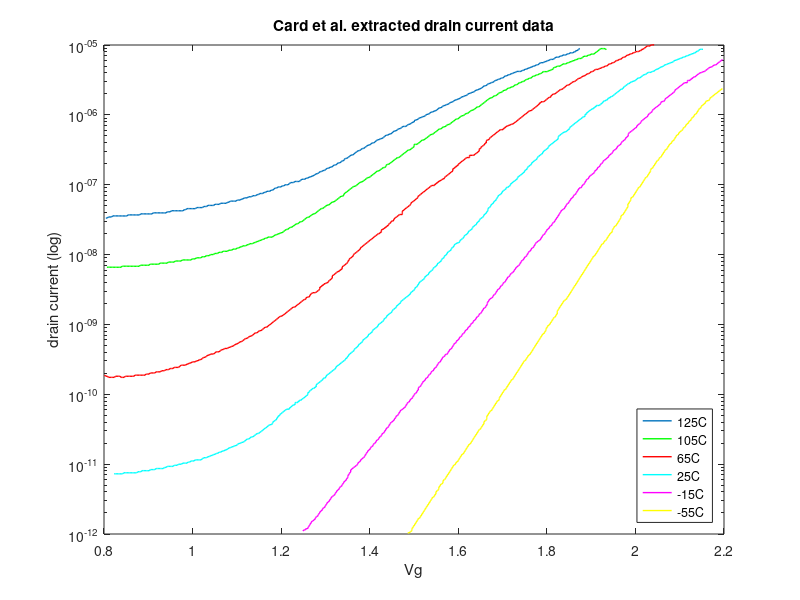
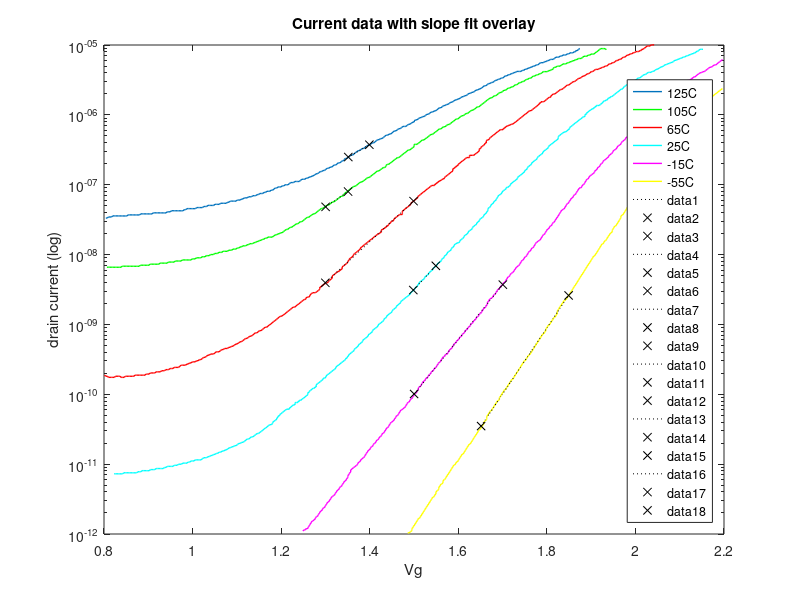
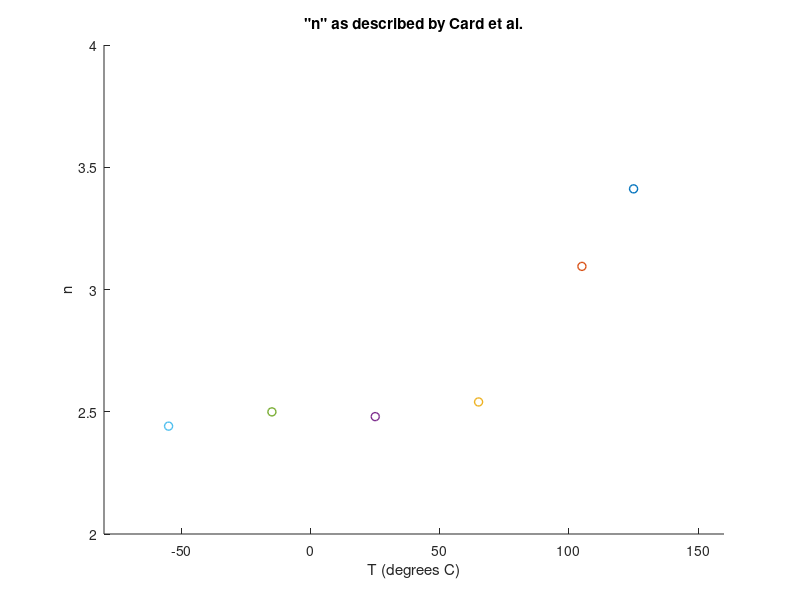
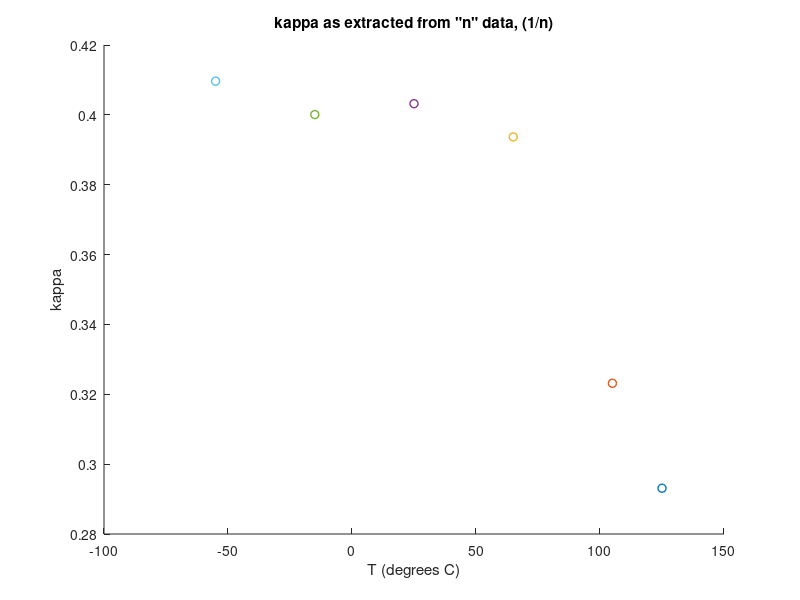

Reproduce these figures in MATLAB, in order.
function runme()

load card1979data.mat

figure
%plot the extracted data
semilogy(card(1).vgs,card(1).current)
hold on;
semilogy(card(2).vgs,card(2).current,'g')
semilogy(card(3).vgs,card(3).current,'r')
semilogy(card(4).vgs,card(4).current,'c')
semilogy(card(5).vgs,card(5).current,'m')
semilogy(card(6).vgs,card(6).current,'y')
hold off

ch = get(gca,'children'); 
ln = ch(strmatch('line',get(ch,'Type')));
set(ln,'Linewidth',1);
title('Card et al. extracted drain current data')
xlabel('Vg');
ylabel('drain current (log)');
legend('125C','105C','65C','25C','-15C','-55C','Location','SouthEast');
axis([0.8 2.2 1e-12 1e-5])
%return;

% hold on;
% %figure
% semilogy(card(1).vgs,smooth(card(1).current),'g')
% 
% semilogy(card(2).vgs,smooth(card(2).current),'g')
% semilogy(card(3).vgs,smooth(card(3).current),'g')
% semilogy(card(4).vgs,smooth(card(4).current),'g')
% semilogy(card(5).vgs,smooth(card(5).current),'g')
% semilogy(card(6).vgs,smooth(card(6).current),'g')
% hold off
% 
% ch = get(gca,'children'); 
% ln = ch(strmatch('line',get(ch,'Type')));
% set(ln,'Linewidth',1);


%these are teh bounds for each entry from Card to extract the slope
% bounds_vglow(1)=1.3;bounds_vghigh(1)=1.5;  %eyeball approximate subvt range.
% bounds_vglow(2)=1.3;bounds_vghigh(2)=1.5;
% bounds_vglow(3)=1.3;bounds_vghigh(3)=1.6;
% bounds_vglow(4)=1.4;bounds_vghigh(4)=1.8;
% bounds_vglow(5)=1.5;bounds_vghigh(5)=1.9;
% bounds_vglow(6)=1.6;bounds_vghigh(6)=2.0;

bounds_vglow(1)=1.35;bounds_vghigh(1)=1.4;  %eyeball approximate subvt range.
bounds_vglow(2)=1.30;bounds_vghigh(2)=1.35;
%bounds_vglow(3)=1.25;bounds_vghigh(3)=1.4;
bounds_vglow(3)=1.3;bounds_vghigh(3)=1.5;
bounds_vglow(4)=1.5;bounds_vghigh(4)=1.55;
%bounds_vglow(4)=1.35;bounds_vghigh(4)=1.55;
bounds_vglow(5)=1.5;bounds_vghigh(5)=1.7;
bounds_vglow(6)=1.65;bounds_vghigh(6)=1.85;


for i=1:length(card)
%i=6;
   
    %because the data is extracted, you only can get close to the number.
   tmp=abs(bounds_vglow(i)-card(i).vgs);
   [index1 index1] = min(tmp);
   processing(i).index_lower=index1;
   processing(i).vg_lower=card(i).vgs(index1);
   processing(i).current_lower=card(i).current(index1);
   
   tmp=abs(bounds_vghigh(i)-card(i).vgs);
   [index1 index1] = min(tmp);
   processing(i).index_upper=index1;
   processing(i).vg_higher=card(i).vgs(index1);
   processing(i).current_higher=card(i).current(index1);
   %do the fit
   %card(i).vgs(processing(i).index_lower:processing(i).index_upper)
   tmp= polyfit(card(i).vgs(processing(i).index_lower:processing(i).index_upper), log(card(i).current(processing(i).index_lower:processing(i).index_upper)), 1);
   processing(i).slope=tmp(1);
   processing(i).intercept=tmp(2);
   %calculate the minimum current
   processing(i).current_min=min(card(i).current);
   
   
   
end

%now that we have the information from each of the lines for slope,
figure, semilogy(card(1).vgs,card(1).current)
hold on;
semilogy(card(2).vgs,card(2).current,'g')
semilogy(card(3).vgs,card(3).current,'r')
semilogy(card(4).vgs,card(4).current,'c')
semilogy(card(5).vgs,card(5).current,'m')
semilogy(card(6).vgs,card(6).current,'y')
hold off

ch = get(gca,'children'); 
ln = ch(strmatch('line',get(ch,'Type')));
set(ln,'Linewidth',1);
title('Current data with slope fit overlay')
xlabel('Vg');
ylabel('drain current (log)');
legend('125C','105C','65C','25C','-15C','-55C','Location','SouthEast');
axis([0.8 2.2 1e-12 1e-5])

%we can then plot them on top of the extracted data.
for i=1:length(card)
%i=6;
    tmp = 0;  %extension length of the fit from the upper and lower bounds.
    vg=card(i).vgs((processing(i).index_lower-tmp):(processing(i).index_upper+tmp));
    clear tmp;
    tmp(1)=processing(i).slope;
    tmp(2)=processing(i).intercept;
    cur  = exp(polyval(tmp, vg));
    hold on;
    plot(vg, cur,':k');
    plot(vg(1),cur(1),'xk');
    plot(vg(end),cur(end),'xk');
    hold off;
end

%if the fits look good, let's now calculate kappa.  We must assume that
%Vgs from card had the source at 0 (as they elude) for kappa Vg/Ut.
%first, create the "n" graph in the same way as Card.
figure
hold on
for i=1:length(card)
%i=6;
    tmp=card(i).temperature;
    plot(tmp,1/(calc_Ut(tmp)*(processing(i).slope)),'o');
end
hold off;

ch = get(gca,'children'); 
ln = ch(strmatch('line',get(ch,'Type')));
set(ln,'Linewidth',1);
axis([-80 160 2 4])
title(' "n" as described by Card et al. ');
ylabel('n');
xlabel('T (degrees C)');

%kappa plot
figure
hold on
for i=1:length(card)
%i=6;
    tmp=card(i).temperature;
    plot(tmp,((processing(i).slope)*calc_Ut(tmp)),'o');
    %plot(tmp,1/(1/(calc_Ut(tmp)*(processing(i).slope))),'o');
end
hold off;

ch = get(gca,'children'); 
ln = ch(strmatch('line',get(ch,'Type')));
set(ln,'Linewidth',1);
%axis([-80 160 2 4])
title('kappa as extracted from "n" data, (1/n)');
ylabel('kappa');
xlabel('T (degrees C)');

%now take the current leakage at 25C
%go and extract out the proportional change.

%leakage valves from which to make an trend
x_set(1)=card(1).temperature;
x_set(2)=card(2).temperature;
x_set(3)=card(3).temperature;
x_set(4)=card(4).temperature;
%x_set(5)=card(5).temperature;
%x_set(6)=card(6).temperature;
y_set(1)=processing(1).current_min;
y_set(2)=processing(2).current_min;
y_set(3)=processing(3).current_min;
y_set(4)=processing(4).current_min;
%y_set(5)=processing(5).current_min;
%y_set(6)=processing(6).current_min;

%extract the fit information
diodefit= polyfit(x_set,log(y_set),1);
%diodefit
fitx = [10:1:135];
fity  = exp(polyval(diodefit, fitx));

figure
semilogy(x_set,y_set,'o')
hold on;
semilogy(fitx,fity,'-g')
hold off;
title('Minimum measureable current')
xlabel('Temperature');
ylabel('drain current (log)');

%calculate the diode factor.
n_qual = 1.1/(2 *0.026 * diodefit(1) * 313)
str = sprintf('Slope of fit is %1.3d\ndiode quality factor is %1.3d',diodefit(1),n_qual);
legend(str,'Location','South')

ch = get(gca,'children'); 
ln = ch(strmatch('line',get(ch,'Type')));
set(ln,'Linewidth',1);


%subtract and calculate new slope valuves
for i=1:length(card)
   tmp= polyfit(x_set, log(y_set), 1);
   curoffset=exp(polyval(tmp, card(i).temperature));

%   if(i==1)
%     curoffset = 3.5180e-08;
% %     curoffset = 8.5180e-08;
%   elseif(i==2)
%     curoffset = 6.0560e-09;
% %    curoffset = 12.0560e-09;
%   end
   
   processing(i).current_floor=abs(card(i).current-curoffset);    
   tmp= polyfit(card(i).vgs(processing(i).index_lower:processing(i).index_upper), log(processing(i).current_floor(processing(i).index_lower:processing(i).index_upper)), 1);
   processing(i).new_slope=tmp(1);
   processing(i).new_intercept=tmp(2);
   
end
%graph the data with teh leakage subtracted out.
figure, semilogy(card(1).vgs,processing(1).current_floor,'b')
hold on;
semilogy(card(2).vgs,processing(2).current_floor,'g')
semilogy(card(3).vgs,processing(3).current_floor,'r')
semilogy(card(4).vgs,processing(4).current_floor,'c')
semilogy(card(5).vgs,processing(5).current_floor,'m')
semilogy(card(6).vgs,processing(6).current_floor,'y')
hold off
for i=1:length(card)
%i=6;
    tmp = 10;  %extension length of the fit from the upper and lower bounds.
    vg=card(i).vgs((processing(i).index_lower-tmp):(processing(i).index_upper+tmp));
    clear tmp;
    tmp(1)=processing(i).new_slope;
    tmp(2)=processing(i).new_intercept;
    cur  = exp(polyval(tmp, vg));
    hold on;
    plot(vg, cur,':k');
    plot(vg(1),cur(1),'xk');
    plot(vg(end),cur(end),'xk');
    hold off;
end

ch = get(gca,'children'); 
ln = ch(strmatch('line',get(ch,'Type')));
set(ln,'Linewidth',1);
title('Current data with offset removed.')
xlabel('Vg');
ylabel('drain current (log)');
legend('125C','105C','65C','25C','-15C','-55C','Location','SouthEast');
axis([0.8 2.2 1e-12 1e-5])
%new kappa plot
figure
hold on
for i=1:length(card)
%i=6;
    tmp=card(i).temperature;
    plot(tmp,((processing(i).slope)*calc_Ut(tmp)),'o');
    plot(tmp,((processing(i).new_slope)*calc_Ut(tmp)),'xr');
end
hold off;

ch = get(gca,'children'); 
ln = ch(strmatch('line',get(ch,'Type')));
set(ln,'Linewidth',1);
%axis([-80 160 2 4])
title('kappa over temperature');
ylabel('kappa');
xlabel('T (degrees C)');
legend('original data','offset subtracted','Location','SouthWest')









function result = calc_Ut(p_temperature)
%for the temperature in C, calculate the thermal voltage.
p_temperature = p_temperature + 273.15;
k=1.3806488E-23;
q=1.602176565E-19;

Ut = (k*p_temperature)/q;
result = Ut;
